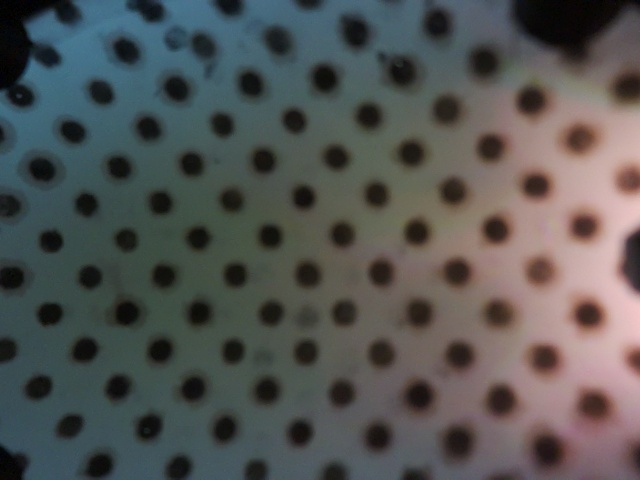
#> input picture bubble_engine/unblocked_baseline.jpg, 640 x 480 px
$ python -i shadow_engine.py   (imports and definitions only)
#> lines starting #> are read from the running program, lines starting #| are printed output that depends on the picture; after the words box and inside, x2 and y2 are one past the last pixel; in counts of white or black regions, pixels touching at a corner belong together
#> further down, picture is the input picture: shape (480, 640, 3); mean B, G, R 83.2, 84.7, 83.2
#!/usr/bin/env python3
"""
Contact Shadow & Shading Analysis Engine (Stream 2 of Two-Stream Tactile Sensing).
Analyzes photometric shading, contact shadows, and micro-geometry on the translucent
silicone membrane independent of marker dot motion.
Fuses with Marker Tracking to enable High-Resolution Contour & Shape Classification.
"""

from typing import Dict, List, Optional, Tuple
import cv2
import numpy as np


class ContactShadowEngine:
    def __init__(
        self,
        roi_center: Tuple[int, int] = (320, 240),
        roi_radius_px: int = 145,
        mm_per_px: float = 0.171,
        shadow_thresh_delta: float = 10.0,
    ):
#> called with roi_center = (320, 240), roi_radius_px = 145, mm_per_px = 0.171, shadow_thresh_delta = 10
        self.roi_center = roi_center
        self.roi_radius_px = roi_radius_px
        self.mm_per_px = mm_per_px
        self.shadow_thresh_delta = shadow_thresh_delta

        self.baseline_lab_l: Optional[np.ndarray] = None
        self.baseline_gray: Optional[np.ndarray] = None
        self.baseline_green: Optional[np.ndarray] = None
        self._from_clean_file = False

        # Precompute circular dome mask
        self.dome_mask = np.zeros((480, 640), dtype=np.uint8)
        cv2.circle(self.dome_mask, self.roi_center, self.roi_radius_px, 255, -1)
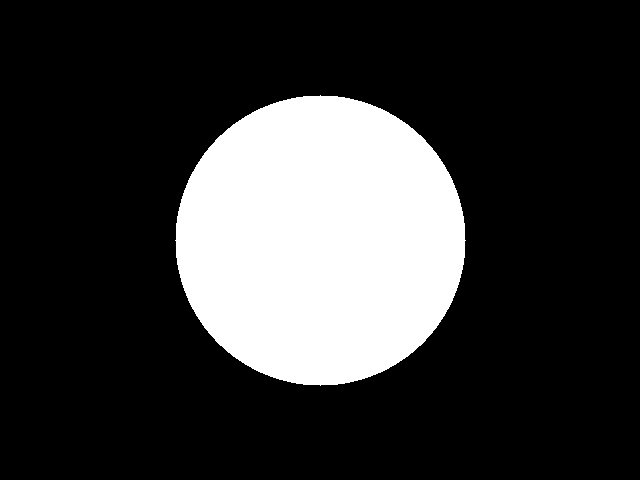
#> self.dome_mask: shape (480, 640); 21.5% white; 1 white region, box (x1, y1, x2, y2) and area: (175, 95, 466, 386) 66045

        # Morphological kernels for bridging dot holes in shadow patch
        # Kernel 21x21 bridges intra-contact dot holes without bleeding into outer deformation slope (A_contact vs A_deformation)
        self.kernel_close = cv2.getStructuringElement(cv2.MORPH_RECT, (21, 21))
        self.kernel_open = cv2.getStructuringElement(cv2.MORPH_RECT, (7, 7))

        # Check for saved clean baseline (unblocked membrane)
        from pathlib import Path
        base_file = Path(__file__).resolve().parent / "unblocked_baseline.jpg"
        if base_file.exists():
            clean_bgr = cv2.imread(str(base_file))
            if clean_bgr is not None:
                self.calibrate(clean_bgr, force=True)
                self._from_clean_file = True

    def calibrate(self, bgr_img: np.ndarray, force: bool = False):
        """
        Stores baseline illumination under resting (uncontacted) state.
        """
#> called with force = True
        if not force and self._from_clean_file:
            return
        lab = cv2.cvtColor(bgr_img, cv2.COLOR_BGR2LAB)
#> lab: shape (480, 640, 3); mean of channels 0, 1, 2 90.6, 127.5, 128.9
        self.baseline_lab_l = lab[:, :, 0].astype(np.float32)
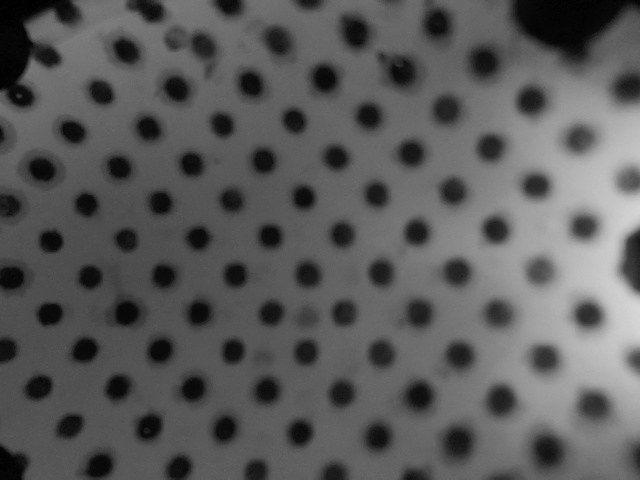
#> self.baseline_lab_l: shape (480, 640) float32; min 0, max 216, mean 90.6
        self.baseline_gray = cv2.cvtColor(bgr_img, cv2.COLOR_BGR2GRAY).astype(np.float32)
        self.baseline_green = bgr_img[:, :, 1].astype(np.float32)

    def process_frame(
        self,
        bgr_img: np.ndarray,
        marker_center_px: Optional[Tuple[float, float]] = None,
        is_contact_from_markers: bool = False,
        contact_tilt_deg: float = 0.0,
        cos_theta: float = 1.0,
    ) -> Dict:
        """
        Analyzes contact shadow & shading on the membrane.
        Returns contour, bounding box, dimensions, aspect ratio, and shape classification.
        """
#> called with is_contact_from_markers = False, contact_tilt_deg = 0, cos_theta = 1
        h, w = bgr_img.shape[:2]
#> h = 480; w = 640
        if self.baseline_green is None:
            self.calibrate(bgr_img)

        # Contact Validation Gate:
        # If no physical contact is confirmed via optical flow markers or chamber pressure,
        # reject ambient occlusions (e.g. hands/fingers waving in the air casting external shadows).
        if not is_contact_from_markers:
            return {
                "shadow_detected": False,
                "shape_name": "None",
                "aspect_ratio": 0.0,
                "effective_aspect": 0.0,
                "circularity": 0.0,
                "length_px": 0.0,
                "width_px": 0.0,
                "area_px2": 0.0,
                "length_mm": 0.0,
                "width_mm": 0.0,
                "area_mm2": 0.0,
                "corrected_l_mm": 0.0,
                "corrected_w_mm": 0.0,
                "contact_tilt_deg": 0.0,
                "center_px": (0.0, 0.0),
                "box_points": None,
                "contour": None,
                "shadow_mask": np.zeros_like(self.dome_mask, dtype=np.uint8),
            }

        # Photometric shadow on green-channel backscattering
        curr_green = bgr_img[:, :, 1].astype(np.float32)
        delta_l = np.maximum(0.0, self.baseline_green - curr_green).astype(np.uint8)

        # Region of interest: entire dome area inside self.dome_mask
        search_mask = self.dome_mask
        delta_roi = cv2.bitwise_and(delta_l, delta_l, mask=search_mask)

        # Threshold shadow darkening
        _, th = cv2.threshold(delta_roi, int(self.shadow_thresh_delta), 255, cv2.THRESH_BINARY)

        # Morphological operations to bridge the black marker dots inside contact patch
        closed = cv2.morphologyEx(th, cv2.MORPH_CLOSE, self.kernel_close)
        clean = cv2.morphologyEx(closed, cv2.MORPH_OPEN, self.kernel_open)

        cnts, _ = cv2.findContours(clean, cv2.RETR_EXTERNAL, cv2.CHAIN_APPROX_SIMPLE)

        best_c = None
        best_score = -1.0
        for c in cnts:
            a = cv2.contourArea(c)
            if a < 150:
                continue
            M = cv2.moments(c)
            if M["m00"] > 0:
                cx = float(M["m10"] / M["m00"])
                cy = float(M["m01"] / M["m00"])
            else:
                cx, cy = 320.0, 240.0

            if marker_center_px is not None:
                dist = np.hypot(cx - marker_center_px[0], cy - marker_center_px[1])
                score = a / (1.0 + 0.02 * dist)
            else:
                dist_to_center = np.hypot(cx - 320.0, cy - 240.0)
                score = a / (1.0 + 0.01 * dist_to_center)

            if score > best_score:
                best_score = score
                best_c = c

        if best_c is None:
            return {
                "shadow_detected": False,
                "shape_name": "None",
                "aspect_ratio": 0.0,
                "circularity": 0.0,
                "length_px": 0.0,
                "width_px": 0.0,
                "area_px2": 0.0,
                "length_mm": 0.0,
                "width_mm": 0.0,
                "area_mm2": 0.0,
                "center_px": (0.0, 0.0),
                "box_points": None,
                "contour": None,
                "shadow_mask": clean,
            }

        # Compute convex hull of the contact contour to bridge internal marker dots
        hull = cv2.convexHull(best_c)
        best_area = float(cv2.contourArea(hull))
        rect = cv2.minAreaRect(hull)
        box = cv2.boxPoints(rect).astype(np.int32)
        rw, rh = rect[1]
        l_mm = float(max(rw, rh) * self.mm_per_px)
        w_mm = float(min(rw, rh) * self.mm_per_px)
        aspect = float(min(rw, rh) / max(rw, rh)) if max(rw, rh) > 0 else 0.0

        # Geometric Unwarping for Tilted Contact (Tangent Plane Projection)
        # When contact is tilted by theta, the projected dimension along the tilt axis shrinks by cos(theta).
        # Unwarp the compressed dimension to recover the true physical contact footprint:
        safe_cos = max(0.40, min(1.0, float(cos_theta)))
        unwarped_w = w_mm / safe_cos
        corrected_l_mm = float(max(l_mm, unwarped_w))
        corrected_w_mm = float(min(l_mm, unwarped_w))
        effective_aspect = min(1.0, float(corrected_w_mm / corrected_l_mm)) if corrected_l_mm > 0 else aspect

        peri = cv2.arcLength(hull, True)
        circ = float(4.0 * np.pi * best_area / (peri * peri)) if peri > 0 else 0.0

        # Geometric invariants for polygon & shape classification
        rect_area = rw * rh
        extent = float(best_area / rect_area) if rect_area > 0 else 0.0

        hull_peri = peri
        approx_hull = cv2.approxPolyDP(hull, 0.032 * hull_peri, True) if hull_peri > 0 else []
        num_vertices = len(approx_hull)

        # Multi-feature Shape Classification Hierarchy (using tilt-compensated effective aspect)
        if effective_aspect < 0.38:
            shape_name = "Cylinder / Bar / Edge"
        elif circ >= 0.84 and num_vertices >= 8:
            shape_name = "Circular / Sphere / Fingertip"
        elif num_vertices == 6 or (5 <= num_vertices <= 7 and 0.65 <= extent <= 0.83 and effective_aspect >= 0.72):
            shape_name = "Hexagon (6-Sided)"
        elif (num_vertices == 4 or extent >= 0.84) and effective_aspect >= 0.76:
            shape_name = "Flat Square / Cube"
        elif effective_aspect >= 0.38:
            shape_name = "Rectangular Box"
        else:
            shape_name = "Unknown / Freeform"

        return {
            "shadow_detected": True,
            "shape_name": shape_name,
            "aspect_ratio": aspect,
            "effective_aspect": effective_aspect,
            "circularity": circ,
            "length_px": float(max(rw, rh)),
            "width_px": float(min(rw, rh)),
            "area_px2": float(best_area),
            "length_mm": l_mm,
            "width_mm": w_mm,
            "area_mm2": float(best_area * (self.mm_per_px ** 2)),
            "corrected_l_mm": corrected_l_mm,
            "corrected_w_mm": corrected_w_mm,
            "contact_tilt_deg": contact_tilt_deg,
            "center_px": rect[0],
            "box_points": box,
            "contour": best_c,
            "shadow_mask": clean,
        }

    # [46 lines left out: function render_overlay, not called in this run]

>>> import cv2
>>> picture = cv2.imread('unblocked_baseline.jpg')
>>> result = ContactShadowEngine().process_frame(picture)
#> result = 18 items
